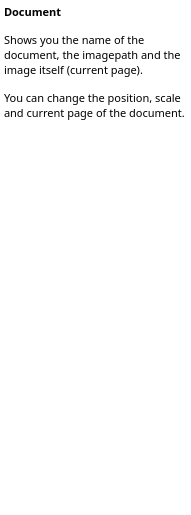
<ui version="4.0" >
 <class>DocumentViewerHelpBase</class>
 <widget class="QWidget" name="DocumentViewerHelpBase" >
  <property name="geometry" >
   <rect>
    <x>0</x>
    <y>0</y>
    <width>191</width>
    <height>515</height>
   </rect>
  </property>
  <property name="sizePolicy" >
   <sizepolicy vsizetype="Expanding" hsizetype="Preferred" >
    <horstretch>0</horstretch>
    <verstretch>0</verstretch>
   </sizepolicy>
  </property>
  <property name="baseSize" >
   <size>
    <width>200</width>
    <height>500</height>
   </size>
  </property>
  <property name="font" >
   <font>
    <family>Droid Sans</family>
    <pointsize>8</pointsize>
   </font>
  </property>
  <property name="windowTitle" >
   <string>Form2</string>
  </property>
  <layout class="QGridLayout" >
   <property name="margin" >
    <number>0</number>
   </property>
   <property name="spacing" >
    <number>0</number>
   </property>
   <item row="0" column="0" >
    <widget class="QTextBrowser" name="vrpTextBrowserInstruction" >
     <property name="sizePolicy" >
      <sizepolicy vsizetype="Expanding" hsizetype="Expanding" >
       <horstretch>0</horstretch>
       <verstretch>0</verstretch>
      </sizepolicy>
     </property>
     <property name="minimumSize" >
      <size>
       <width>0</width>
       <height>0</height>
      </size>
     </property>
     <property name="toolTip" >
      <string/>
     </property>
     <property name="frameShape" >
      <enum>QFrame::NoFrame</enum>
     </property>
     <property name="lineWidth" >
      <number>1</number>
     </property>
     <property name="html" >
      <string>&lt;!DOCTYPE HTML PUBLIC "-//W3C//DTD HTML 4.0//EN" "http://www.w3.org/TR/REC-html40/strict.dtd">
&lt;html>&lt;head>&lt;meta name="qrichtext" content="1" />&lt;style type="text/css">
p, li { white-space: pre-wrap; }
&lt;/style>&lt;/head>&lt;body style=" font-family:'Droid Sans'; font-size:8pt; font-weight:400; font-style:normal;">
&lt;p style=" margin-top:0px; margin-bottom:0px; margin-left:0px; margin-right:0px; -qt-block-indent:0; text-indent:0px;">&lt;span style=" font-weight:600;">Document&lt;/span> &lt;/p>
&lt;p style=" margin-top:12px; margin-bottom:12px; margin-left:0px; margin-right:0px; -qt-block-indent:0; text-indent:0px;">Shows you the name of the document, the imagepath and the image itself (current page).&lt;/p>
&lt;p style=" margin-top:12px; margin-bottom:12px; margin-left:0px; margin-right:0px; -qt-block-indent:0; text-indent:0px;">You can change the position, scale and current page of the document.&lt;/p>&lt;/body>&lt;/html></string>
     </property>
     <property name="text" stdset="0" >
      <string/>
     </property>
    </widget>
   </item>
  </layout>
 </widget>
 <layoutdefault spacing="6" margin="11" />
 <pixmapfunction>qPixmapFromMimeSource</pixmapfunction>
 <resources/>
 <connections/>
</ui>
